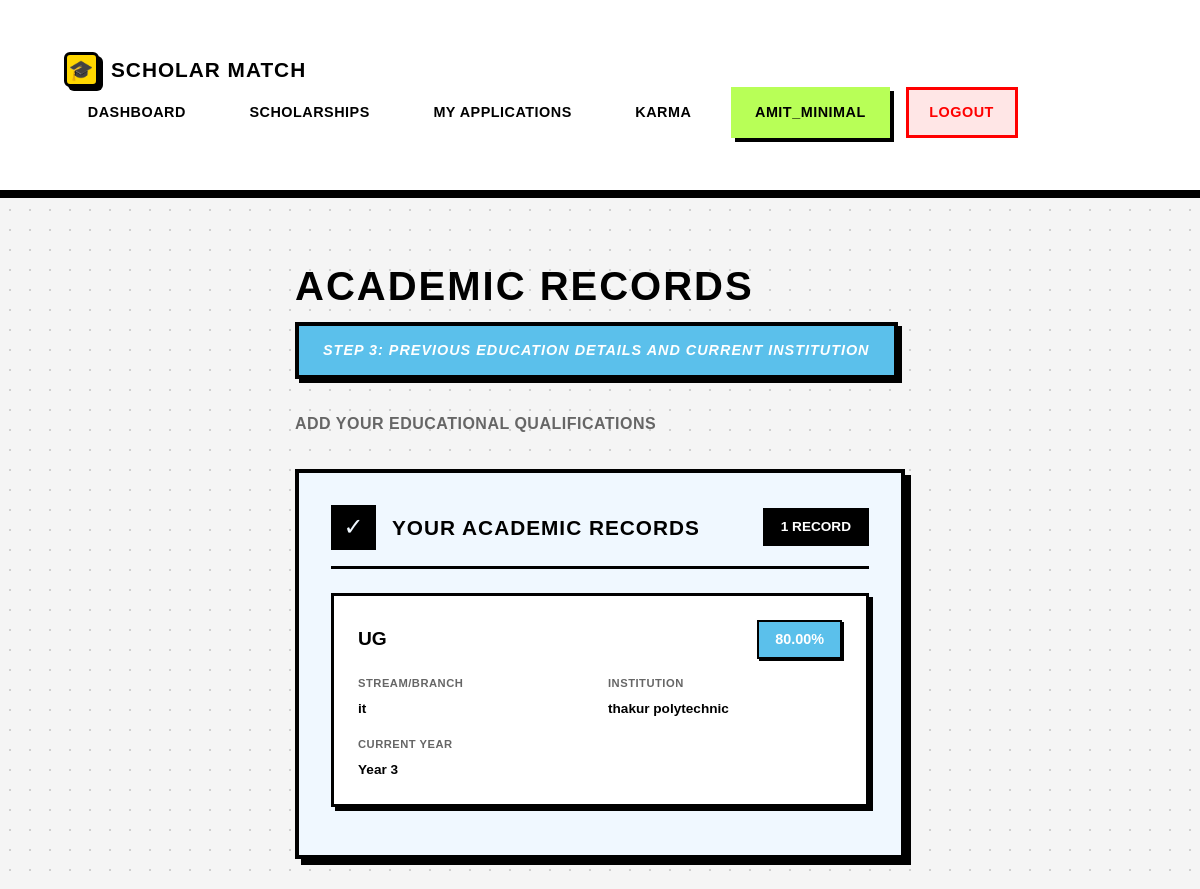
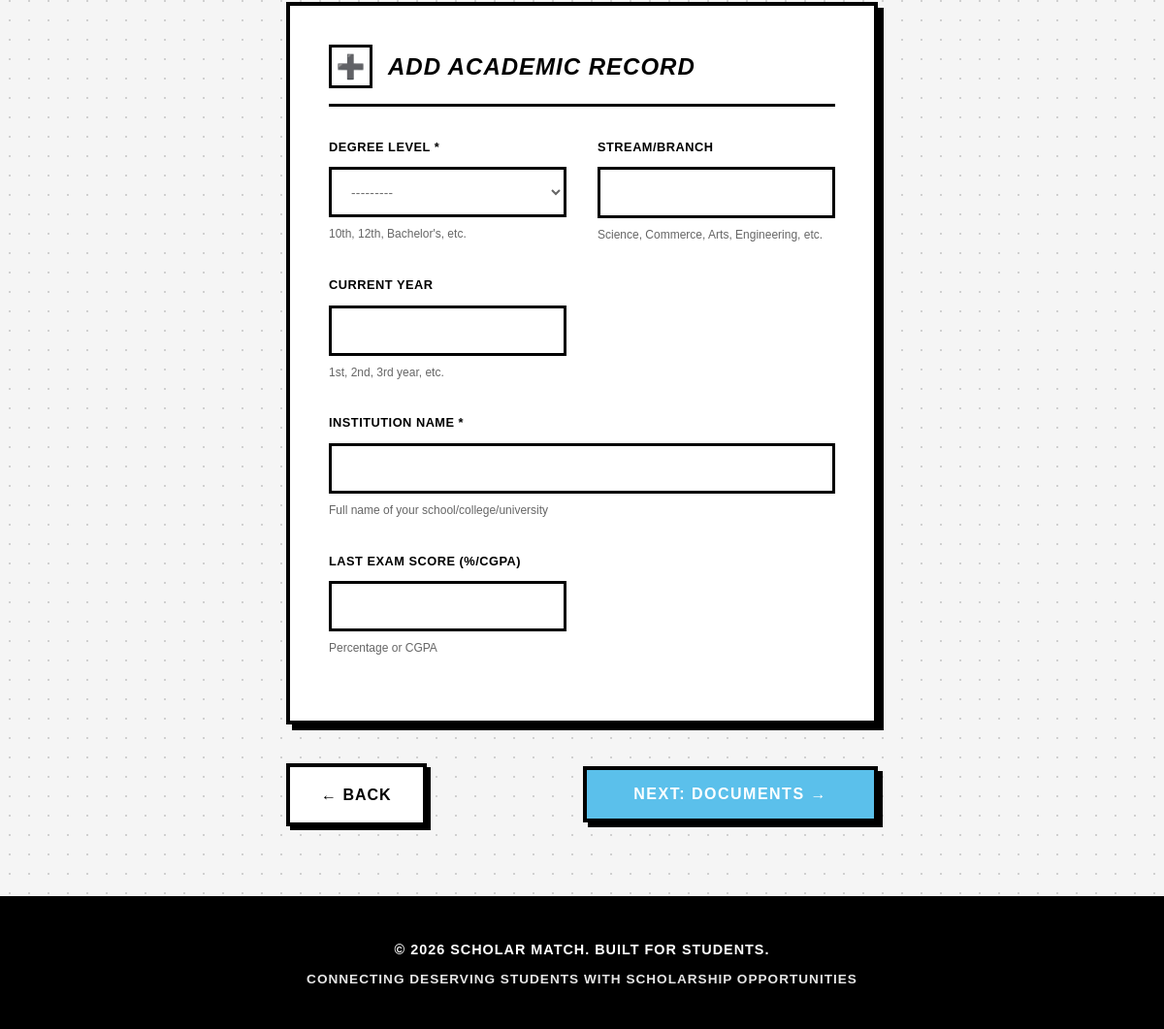
/accounts/otr/step4/ (signed in), run on the app's committed database (2 pictures, top to bottom).
### users/models.py (models this page shows, shortened)
class User(AbstractUser):
    is_student = models.BooleanField(default=True)
    is_moderator = models.BooleanField(default=False)
    is_organization = models.BooleanField(default=False)

class AcademicRecord(models.Model):
    student = models.ForeignKey(StudentProfile, on_delete=models.CASCADE, related_name='academic_records')
    degree_level = models.CharField(max_length=50, choices=[
        ('10th', '10th Grade'),
        ('12th', '12th Grade'),
        ('Diploma', 'Diploma'),
        ('UG', 'Undergraduate'),
        ('PG', 'Postgraduate'),
        ('PhD', 'Doctorate')
    ])
    stream = models.CharField(max_length=100, blank=True, help_text="E.g., Science, Commerce, Engineering")
    institution_name = models.CharField(max_length=255)
    current_year = models.IntegerField(null=True, blank=True, help_text="Current year of study")
    last_exam_score = models.DecimalField(max_digits=5, decimal_places=2, null=True, blank=True, help_text="Percentage or CGPA")

### users/otr_views.py (the view)
# urls.py: path('otr/step4/', otr_views.otr_step4, name='otr_step4'),
@login_required
def otr_step4(request):
    profile = request.user.studentprofile
    if request.method == 'POST':
        form = OTRStep4Form(request.POST)
        if form.is_valid():
            academic_record = form.save(commit=False)
            academic_record.student = profile
            academic_record.save()
            profile.otr_step = 5
            profile.profile_completion = 60
            profile.save()
            messages.success(request, 'Academic information saved successfully!')
            return redirect('otr_step5')
    else:
        form = OTRStep4Form()
    existing_records = profile.academic_records.all()
    return render(request, 'users/otr/step4_academic.html', {
        'form': form,
        'profile': profile,
        'existing_records': existing_records,
        'step': 4
    })

### users/forms.py
class OTRStep4Form(forms.ModelForm):
    class Meta:
        model = AcademicRecord
        fields = ['degree_level', 'stream', 'institution_name', 'current_year', 'last_exam_score']

### users/templates/users/otr/step4_academic.html (shortened to what this page needs)
{% extends 'base.html' %}
{% block content %}
<div class="otr-page-container">
    <main class="otr-main-content">
        <div class="page-header">
            <h1 class="page-title">Academic Records</h1>
            <div class="step-indicator">
                <div class="step-indicator-text">Step 3: Previous Education Details and Current Institution</div>
            </div>
            <p class="page-subtitle">Add your educational qualifications</p>
        </div>
        {% if existing_records %}
        <div class="records-section">
            <div class="records-header">
                <div class="records-title">
                    <div class="records-icon">✓</div>
                    <h3 class="records-title-text">Your Academic Records</h3>
                </div>
                <div class="records-count">{{ existing_records|length }} Record{% if existing_records|length != 1 %}s{% endif %}</div>
            </div>
            {% for record in existing_records %}
            <div class="record-item">
                <div class="record-header">
                    <div class="record-degree">{{ record.degree_level }}</div>
                    <div class="record-score">{{ record.last_exam_score }}%</div>
                </div>
                <div class="record-details">
                    <div class="record-detail-item">
                        <div class="record-detail-label">Stream/Branch</div>
                        <div class="record-detail-value">{{ record.stream }}</div>
                    </div>
                    <div class="record-detail-item">
                        <div class="record-detail-label">Institution</div>
                        <div class="record-detail-value">{{ record.institution_name }}</div>
                    </div>
                    <div class="record-detail-item">
                        <div class="record-detail-label">Current Year</div>
                        <div class="record-detail-value">Year {{ record.current_year }}</div>
                    </div>
                </div>
            </div>
            {% endfor %}
        </div>
        {% endif %}
        <form method="post">
            <div class="form-section">
                <div class="section-header">
                    <div class="section-icon">➕</div>
                    <h3 class="section-title">Add Academic Record</h3>
                </div>
                <div class="form-grid">
                    <div class="form-group">
                        <label for="{{ form.degree_level.id_for_label }}">Degree Level *</label>
                        {{ form.degree_level }}
                        <p class="help-text">10th, 12th, Bachelor's, etc.</p>
                    </div>
                    <div class="form-group">
                        <label for="{{ form.stream.id_for_label }}">Stream/Branch</label>
                        {{ form.stream }}
                        <p class="help-text">Science, Commerce, Arts, Engineering, etc.</p>
                    </div>
                    <div class="form-group">
                        <label for="{{ form.current_year.id_for_label }}">Current Year</label>
                        {{ form.current_year }}
                        <p class="help-text">1st, 2nd, 3rd year, etc.</p>
                    </div>
                    <div class="form-group form-grid-half">
                        <label for="{{ form.institution_name.id_for_label }}">Institution Name *</label>
                        {{ form.institution_name }}
                        <p class="help-text">Full name of your school/college/university</p>
                    </div>
                    <div class="form-group">
                        <label for="{{ form.last_exam_score.id_for_label }}">Last Exam Score (%/CGPA)</label>
                        {{ form.last_exam_score }}
                        <p class="help-text">Percentage or CGPA</p>
                    </div>
                </div>
            </div>
            <div class="button-group">
                <a href="{% url 'otr_step3' %}" class="btn-back">← Back</a>
                <button type="submit" class="btn-next">Next: Documents →</button>
            </div>
        </form>
    </main>
</div>
{% endblock %}

### templates/base.html (shortened to what this page needs)
<!DOCTYPE html>
<html lang="en">
<head>
</head>
<body>
    <nav>
        <div class="container">
            <a href="/" class="logo">
                <div class="logo-icon">🎓</div>
                <span>Scholar Match</span>
            </a>
            <ul>
                {% if user.is_authenticated %}
                {% if user.is_student %}
                <li><a href="{% url 'student_dashboard' %}">Dashboard</a></li>
                <li><a href="{% url 'scholarships:scholarship_list' %}">Scholarships</a></li>
                <li><a href="{% url 'applications:my_applications' %}">My Applications</a></li>
                <li><a href="{% url 'karma:karma_dashboard' %}">Karma</a></li>
                {% elif user.is_organization %}
                <li><a href="{% url 'funder_portal:funder_dashboard' %}">Dashboard</a></li>
                <li><a href="{% url 'funder_portal:create_scholarship' %}">Create Scholarship</a></li>
                <li><a href="{% url 'funder_portal:view_applications' %}">Applications</a></li>
                {% elif user.is_moderator %}
                <li><a href="{% url 'moderator_dashboard' %}">Dashboard</a></li>
                <li><a href="{% url 'moderator_add_scholarship' %}">Add Scholarship</a></li>
                <li><a href="{% url 'karma:moderator_overview' %}">Karma Review</a></li>
                {% endif %}
                <li>
                    <span class="user-info">{{ user.username }}</span>
                </li>
                <li><a href="{% url 'logout' %}" class="logout-btn">Logout</a></li>
                {% else %}
                <li><a href="{% url 'login' %}">Login</a></li>
                {% endif %}
            </ul>
        </div>
    </nav>
    <div class="container">
        {% block content %}
        {% endblock %}
    </div>
    <footer>
        <p>&copy; 2026 Scholar Match. Built for Students.</p>
        <p style="margin-top: 0.5rem; font-size: 0.85rem; opacity: 0.9;">Connecting Deserving Students with Scholarship
            Opportunities</p>
    </footer>
</body>
</html>

### templates/base.html (style rules this page uses)
* { margin: 0; padding: 0; box-sizing: border-box; }
:root { --primary-yellow: #FFD700; --neon-green: #B8FF57; --bright-blue: #0066FF; --black: #000000; --white: #FFFFFF; --light-gray: #f5f5f5; --text-gray: #666666; --border-black: #000000; --shadow-black: #000000; --bright-red: #FF0000; --bright-green: #00CC00; --bright-purple: #B8A4FF; --bright-orange: #FFA04A; }
body { font-family: 'Arial', 'Helvetica Neue', sans-serif; background: var(--light-gray); background-image: radial-gradient(circle, #d0d0d0 1px, transparent 1px); background-size: 20px 20px; color: var(--black); line-height: 1.6; min-height: 100vh; display: flex; flex-direction: column; }
nav { background: var(--white); border-bottom: 4px solid var(--black); padding: 0.75rem 2rem; box-shadow: 0 4px 0 var(--black); position: sticky; top: 0; z-index: 1000; }
nav .container { max-width: 1400px; margin: 0 auto; display: flex; justify-content: space-between; align-items: center; flex-wrap: wrap; }
nav .logo { color: var(--black); font-size: 1.3rem; font-weight: 900; text-decoration: none; display: flex; align-items: center; gap: 0.75rem; transition: all 0.2s ease; text-transform: uppercase; letter-spacing: 1px; font-family: 'Arial Black', sans-serif; }
nav .logo-icon { width: 35px; height: 35px; background: var(--primary-yellow); border: 3px solid var(--black); border-radius: 6px; display: flex; align-items: center; justify-content: center; font-size: 20px; box-shadow: 4px 4px 0 var(--black); }
nav ul { list-style: none; display: flex; gap: 1rem; align-items: center; flex-wrap: wrap; }
nav ul li a, nav ul li .user-info { color: var(--black); text-decoration: none; padding: 0.7rem 1.3rem; border-radius: 0; transition: all 0.2s ease; font-weight: 700; font-size: 0.9rem; display: block; text-transform: uppercase; letter-spacing: 0.5px; border: 3px solid transparent; }
nav .user-info { background: var(--neon-green); border: 3px solid var(--black); color: var(--black); padding: 0.7rem 1.5rem; font-weight: 900; box-shadow: 4px 4px 0 var(--black); font-family: 'Arial Black', sans-serif; }
nav .logout-btn { background: #FFE6E6; border: 3px solid var(--bright-red); color: var(--bright-red); font-weight: 900; }
.container { max-width: 1400px; margin: 0 auto; padding: 2.5rem 2rem; flex: 1; }
.form-group { margin-bottom: 1.5rem; }
.form-group label { display: block; margin-bottom: 0.5rem; color: var(--black); font-weight: 700; text-transform: uppercase; font-size: 0.85rem; letter-spacing: 0.5px; }
footer { background: var(--black); color: var(--white); text-align: center; padding: 2.5rem 2rem; margin-top: auto; border-top: 4px solid var(--black); }
footer p { font-weight: 700; text-transform: uppercase; letter-spacing: 1px; font-size: 0.9rem; }

### data on the page
User: username "AMIT_MINIMAL"
AcademicRecord: degree_level "UG", last_exam_score "80.00", stream "it", institution_name "thakur polytechnic", current_year "3"

### other printed values
{{ existing_records|length }} "1"
